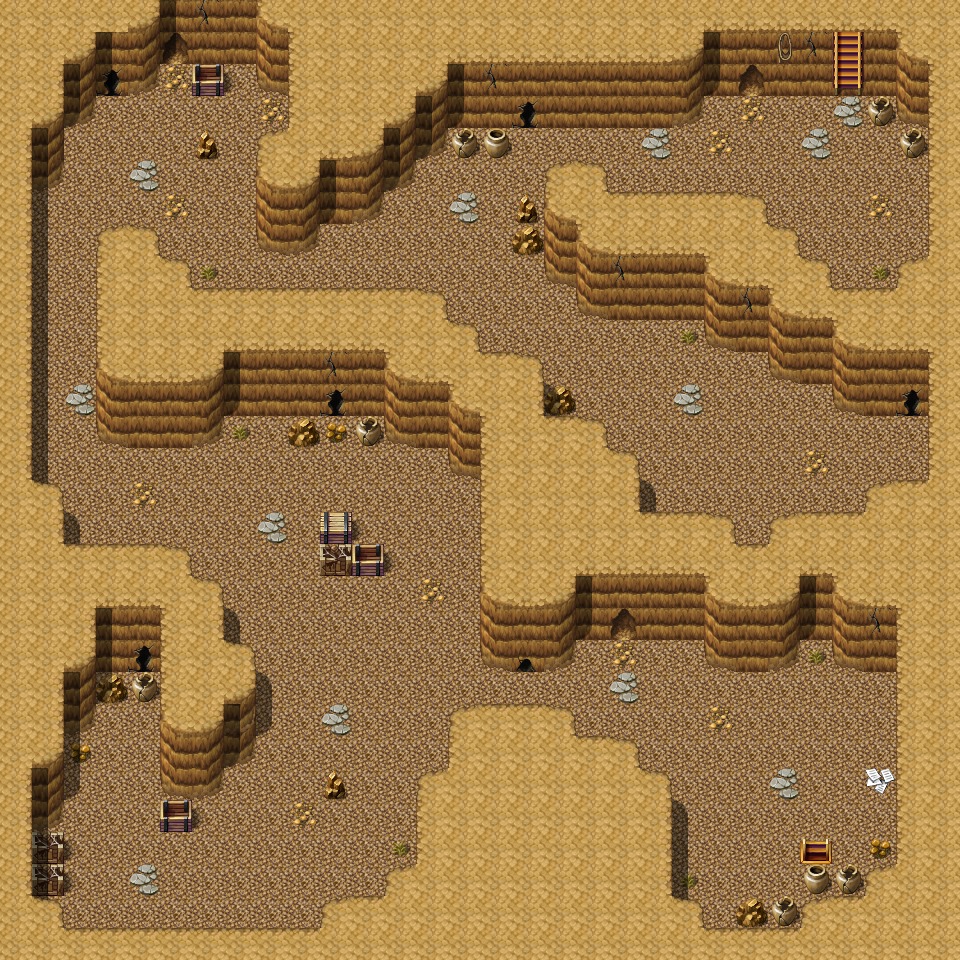

Rendered tile map (Tiled .tmx) drawn with the repository's tilesets; below, a short description and the map source with its tile grids summarised:
An orthogonal 30x30 tile map with 32x32 px tiles, 3 tile layers (Ground, Objects, Above), 1 hidden layer not drawn, 12 tilesets and 14 objects (11x spawn, 2x mapchange, sign).

<map version="1.0" orientation="orthogonal" width="30" height="30" tilewidth="32" tileheight="32">
    <tileset firstgid="1" name="map_25" tilewidth="32" tileheight="32">
        <image source="../drawable/map_25.png" width="256" height="256" />
    </tileset>
    <tileset firstgid="65" name="map_21" tilewidth="32" tileheight="32">
        <image source="../drawable/map_21.png" width="256" height="256" />
    </tileset>
    <tileset firstgid="129" name="map_0" tilewidth="32" tileheight="32">
        <image source="../drawable/map_0.png" width="256" height="256" />
    </tileset>
    <tileset firstgid="193" name="map_1" tilewidth="32" tileheight="32">
        <image source="../drawable/map_1.png" width="256" height="256" />
    </tileset>
    <tileset firstgid="257" name="map_5" tilewidth="32" tileheight="32">
        <image source="../drawable/map_5.png" width="256" height="256" />
    </tileset>
    <tileset firstgid="321" name="map_6" tilewidth="32" tileheight="32">
        <image source="../drawable/map_6.png" width="256" height="256" />
    </tileset>
    <tileset firstgid="385" name="map_3" tilewidth="32" tileheight="32">
        <image source="../drawable/map_3.png" width="256" height="256" />
    </tileset>
    <tileset firstgid="449" name="map_2" tilewidth="32" tileheight="32">
        <image source="../drawable/map_2.png" width="256" height="256" />
    </tileset>
    <tileset firstgid="513" name="map_8" tilewidth="32" tileheight="32">
        <image source="../drawable/map_8.png" width="256" height="256" />
    </tileset>
    <tileset firstgid="577" name="map_9" tilewidth="32" tileheight="32">
        <image source="../drawable/map_9.png" width="256" height="256" />
    </tileset>
    <tileset firstgid="641" name="map_10" tilewidth="32" tileheight="32">
        <image source="../drawable/map_10.png" width="256" height="256" />
    </tileset>
    <tileset firstgid="705" name="map_35" tilewidth="32" tileheight="32">
        <image source="../drawable/map_35.png" width="256" height="256" />
    </tileset>
    <layer name="Ground" width="30" height="30">
        <data>[900 cells, 900 non-empty, 11 distinct tile ids]</data>
    </layer>
    <layer name="Objects" width="30" height="30">
        <data>[900 cells, 149 non-empty, 26 distinct tile ids]</data>
    </layer>
    <layer name="Above" width="30" height="30">
        <data>[900 cells, 59 non-empty, 4 distinct tile ids]</data>
    </layer>
    <layer name="Walkable" width="30" height="30" visible="0">
        <data>[900 cells, 536 non-empty, 1 distinct tile ids]</data>
    </layer>
    <objectgroup name="Mapevents">
        <object name="up" type="mapchange" x="832" y="64" width="32" height="32">
            <properties>
                <property name="map" value="jan_pitcave1" />
                <property name="place" value="down" />
            </properties>
        </object>
        <object name="down" type="mapchange" x="800" y="832" width="32" height="32">
            <properties>
                <property name="map" value="jan_pitcave3" />
                <property name="place" value="up" />
            </properties>
        </object>
        <object name="sign_pitcave2" type="sign" x="864" y="768" width="32" height="32" />
    </objectgroup>
    <objectgroup name="Spawn" visible="0">
        <object name="pitcave1" type="spawn" x="544" y="96" width="256" height="96">
            <properties>
                <property name="quantity" value="2" />
                <property name="spawngroup" value="pitcave1" />
            </properties>
        </object>
        <object name="pitcave2" type="spawn" x="288" y="256" width="32" height="32">
            <properties>
                <property name="spawngroup" value="pitcave2" />
            </properties>
        </object>
        <object name="pitcave2_1" type="spawn" x="544" y="320" width="384" height="224">
            <properties>
                <property name="quantity" value="2" />
                <property name="spawngroup" value="pitcave2" />
            </properties>
        </object>
        <object name="pitcave2_2" type="spawn" x="32" y="256" width="128" height="288">
            <properties>
                <property name="spawngroup" value="pitcave2" />
            </properties>
        </object>
        <object name="pitcave2_3" type="spawn" x="480" y="672" width="96" height="32">
            <properties>
                <property name="spawngroup" value="pitcave2" />
            </properties>
        </object>
        <object name="pitcave2_4" type="spawn" x="224" y="416" width="224" height="512">
            <properties>
                <property name="quantity" value="5" />
                <property name="spawngroup" value="pitcave2" />
            </properties>
        </object>
        <object name="pitcave2_boss" type="spawn" x="736" y="736" width="128" height="64">
            <properties>
                <property name="spawngroup" value="pitcave2_boss" />
            </properties>
        </object>
        <object name="pitcave1_1" type="spawn" x="64" y="736" width="128" height="128">
            <properties>
                <property name="spawngroup" value="pitcave1" />
            </properties>
        </object>
        <object name="pitcave2_5" type="spawn" x="64" y="96" width="192" height="128">
            <properties>
                <property name="quantity" value="2" />
                <property name="spawngroup" value="pitcave2" />
            </properties>
        </object>
        <object name="pitcave2_6" type="spawn" x="384" y="192" width="160" height="96">
            <properties>
                <property name="spawngroup" value="pitcave2" />
            </properties>
        </object>
        <object name="pitcave2_7" type="spawn" x="672" y="672" width="128" height="224">
            <properties>
                <property name="quantity" value="2" />
                <property name="spawngroup" value="pitcave2" />
            </properties>
        </object>
    </objectgroup>
    <objectgroup name="Keys" />
</map>
